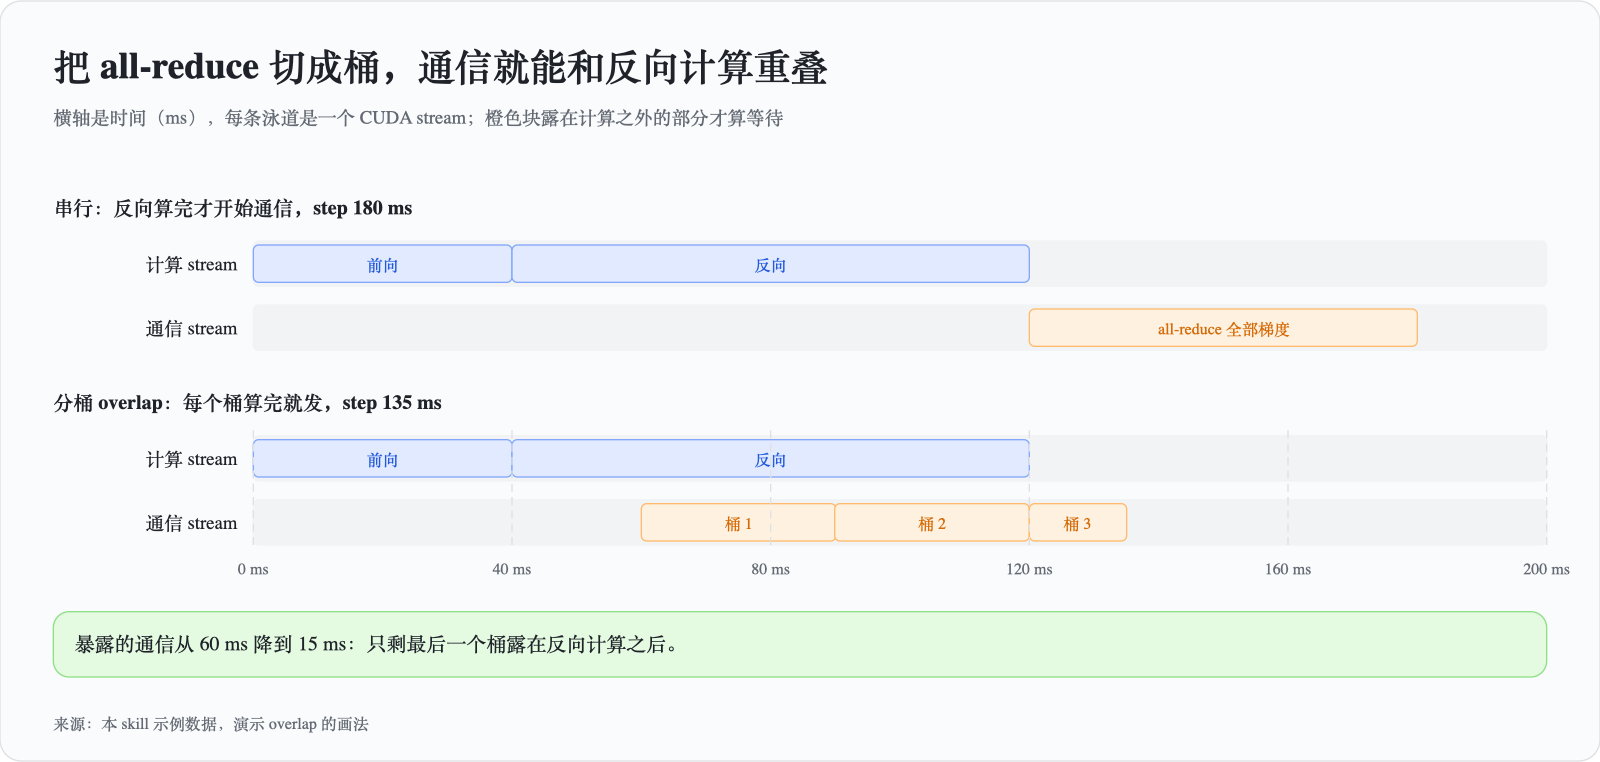

Python code for this plot:
"""Type: lanes (timeline). Use for overlap, pipelining, bubbles, serialisation between streams or devices."""
from _boot import out
from svgkit import Board

b = Board('把 all-reduce 切成桶，通信就能和反向计算重叠',
          '横轴是时间（ms），每条泳道是一个 CUDA stream；橙色块露在计算之外的部分才算等待',
          src='来源：本 skill 示例数据，演示 overlap 的画法')
b.text(40, 160, '串行：反向算完才开始通信，step 180 ms', 15, bold=True)
y = b.lanes(40, 180, [('计算 stream', [(0, 40, 'blue', '前向'), (40, 120, 'blue', '反向')]),
                      ('通信 stream', [(120, 180, 'orange', 'all-reduce 全部梯度')])], t_max=200, ticks=0)
b.text(40, y + 44, '分桶 overlap：每个桶算完就发，step 135 ms', 15, bold=True)
y = b.lanes(40, y + 64, [('计算 stream', [(0, 40, 'blue', '前向'), (40, 120, 'blue', '反向')]),
                         ('通信 stream', [(60, 90, 'orange', '桶 1'), (90, 120, 'orange', '桶 2'),
                                          (120, 135, 'orange', '桶 3')])], t_max=200, unit=' ms')
b.note(y + 24, '暴露的通信从 60 ms 降到 15 ms：只剩最后一个桶露在反向计算之后。', fam='green')
b.save(out('lanes'))
